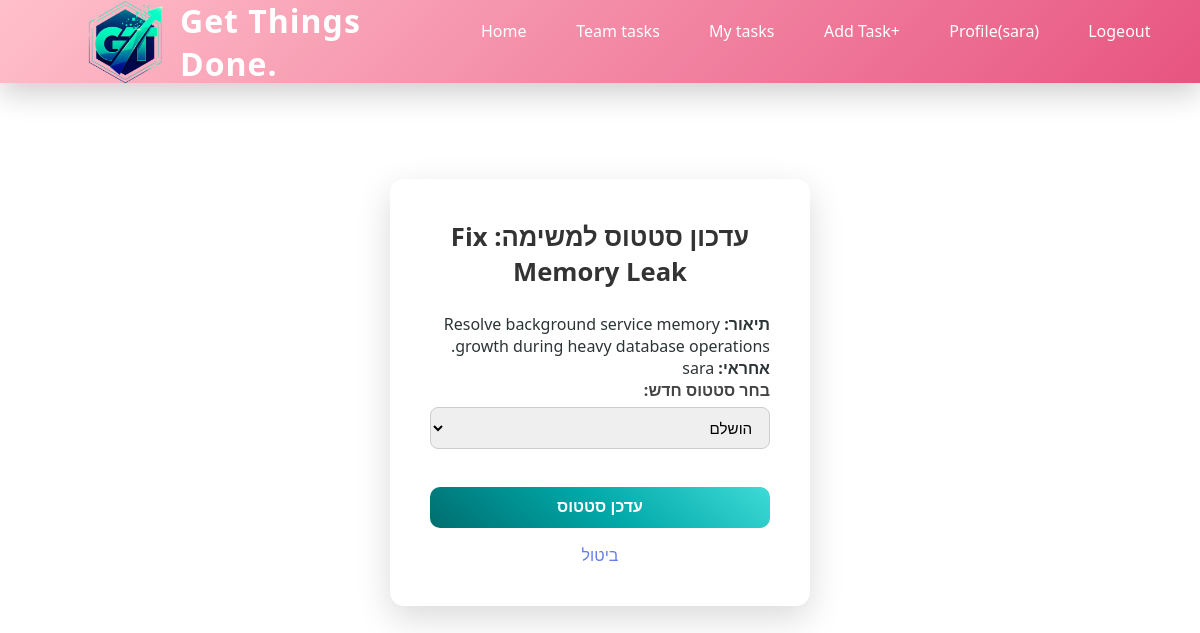
/update_status/3/ (signed in), run on the app's committed database.
### DjangoApp/models.py (models this page shows, shortened)
class Task(models.Model):
    id = models.AutoField(primary_key=True)
    name = models.CharField(max_length=50)
    desc = models.TextField(max_length=1000)
    destDate = models.DateField()
    STATUS_CHOICES = [
        ('New', 'New'),
        ('In_Progress', 'In Progress'),
        ('Done', 'Done'),
    ]
    status = models.CharField(max_length=20, choices=STATUS_CHOICES, default='New')
    performer = models.ForeignKey(User, on_delete=models.CASCADE, null=True, blank=True)
    team = models.ForeignKey(Team, on_delete=models.CASCADE)

### DjangoApp/views.py (the view)
# urls.py: path('update_status/<int:id>/', views.update_status, name='update_status'),
@login_required
def update_status(request, id):
    task = get_object_or_404(Task, pk=id)
    if task.performer != request.user:
        return HttpResponse("אינך האחראי על משימה זו", status=403)
    if request.method == "POST":
        new_status = request.POST.get('status')
        if new_status in ['In_Progress', 'Completed']:
            task.status = new_status
            task.save()
            return redirect('allTask')
    return render(request, 'task/update_status.html', {'task': task})

### DjangoApp/templates/task/update_status.html (shortened to what this page needs)
{% extends 'djApp/base.html' %}
{% load static %}
{% block content %}
<div class="form-container">
<link rel="stylesheet" href="{% static 'css/allTask.css' %}">
<h2>עדכון סטטוס למשימה: {{ task.name }}</h2>
<div class="status-update-container">
    <p><strong>תיאור:</strong> {{ task.desc }}</p>
    <p><strong>אחראי:</strong> {{ task.performer }}</p>
    <form method="post">
        <label for="status">בחר סטטוס חדש:</label>
        <select name="status" id="status">
            <option value="Completed" {% if task.status == 'Completed' %}selected{% endif %} >הושלם </option>
        </select>
        <br><br>
        <button type="submit">עדכן סטטוס</button>
        <a href="{% url 'allTask' %}">ביטול</a>
    </form>
</div>
</div>
{% endblock %}

### DjangoApp/templates/djApp/base.html (shortened to what this page needs)
<!DOCTYPE html>
{% load static %}
<html lang="he" dir="rtl">
<head>
    <link rel="stylesheet" href="{% static 'css/navs.css' %}">
    <link rel="stylesheet" href="{% static 'css/forms.css' %}">
</head>
<body>
<nav class="navbar">
    <div class="nav-container">
       <a href="{% url 'home' %}" class="nav-logo">
        <img src="{% static 'images/lls.png' %}" alt="Get Things Done Logo" class="imgLogo" width="90">
        <span>Get Things Done.</span>
    </a>
        <ul class="nav-links">
            <li><a href="{% url 'home' %}">Home</a></li>
            {% if user.is_authenticated %}
            <li><a href="{% url 'allTask' %}">Team tasks</a></li>
            <li><a href="{% url 'myTasks' %}">My tasks </a></li>
            {% if user.userprofile.role == 'Manager' %}
            <li><a href="{% url 'create_task' %}">Add Task+</a></li>
            {% endif %}
            <li><a href="{% url 'profile' %}"> Profile({{ user.username }})</a></li>
            <li><a href="{% url 'logout' %}">Logeout</a></li>
            {% else %}
            <li><a href="{% url 'login' %}">Login</a></li>
            <li><a href="{% url 'register' %}">Register</a></li>
            {% endif %}
        </ul>
    </div>
</nav>
<div class="content">
    {% block content %}
    {% endblock %}
</div>
</body>
</html>

### DjangoApp/static/css/navs.css (style rules this page uses)
:root { --bg-main: linear-gradient(135deg, #ffc0cb 0%, #e75480 100%); --accent: #f5576c; --text: #ffffff; --glass: rgba(255, 255, 255, 0.15); --shadow: 0 10px 30px rgba(0, 0, 0, 0.2); }
* { margin: 0; padding: 0; box-sizing: border-box; }
body { font-family: 'Segoe UI', system-ui, sans-serif; }
.nav-container { direction: ltr; }
.nav-links { direction: ltr; }
.navbar { background: var(--bg-main); backdrop-filter: blur(12px); box-shadow: var(--shadow); position: sticky; top: 0; z-index: 1000; animation: slideDown 0.5s ease-out; }
.nav-container { max-width: 1200rem; margin: auto; padding: 0 2rem; height: 83px; display: flex; justify-content: space-between; align-items: center; }
.nav-logo { display: flex; align-items: center; gap: 10px; color: var(--text); font-size: 2rem; font-weight: 700; text-decoration: none; letter-spacing: 1px; margin-left: 3rem; }
.nav-links { list-style: none; display: flex; gap: 0.8rem; }
.nav-links a { color: var(--text); text-decoration: none; padding: 0.6rem 1.2rem; border-radius: 10px; position: relative; transition: all 0.25s ease; }
.nav-links a::after { content: ""; position: absolute; bottom: 6px; left: 50%; width: 0; height: 2px; background: #fff; transition: all 0.3s ease; }

### DjangoApp/static/css/forms.css (style rules this page uses)
.form-container { max-width: 420px; margin: 3rem auto; padding: 2.5rem; background: #ffffff; border-radius: 14px; box-shadow: 0 12px 35px rgba(0, 0, 0, 0.15); }
.form-container h2 { text-align: center; margin-bottom: 1.5rem; font-size: 1.6rem; color: #333; }
.form-container label { display: block; font-weight: 600; margin-bottom: 0.4rem; color: #444; }
.form-container input, .form-container select, .form-container textarea { width: 100%; padding: 0.65rem 0.8rem; border-radius: 8px; border: 1px solid #ccc; font-size: 0.95rem; transition: border 0.25s, box-shadow 0.25s; }
.form-container button { width: 100%; margin-top: 1rem; padding: 0.7rem; font-size: 1rem; font-weight: 600; color: #fff; background: linear-gradient( 40deg, #006D6F 0%, #00A8A8 50%, #3EDAD7 100% ); border: none; border-radius: 10px; cursor: pointer; transition: transform 0.25s, box-shadow 0.25s; }
.form-container a { display: block; text-align: center; margin-top: 1rem; text-decoration: none; font-weight: 500; color: #667eea; }

### DjangoApp/static/css/allTask.css (style rules this page uses)
body { font-family: 'Segoe UI', system-ui, -apple-system, sans-serif; background: #ffffff; min-height: 100vh; padding: 0; margin: 0; color: #2d3436; }
.content { padding: 3rem 2rem; max-width: 1400px; margin: 0 auto; }

### data on the page
Task: name "Fix Memory Leak", desc "Resolve background service memory growth during heavy database operations.", performer "sara", status "הושלם"

### other printed values
{{ user.username }} "sara"
